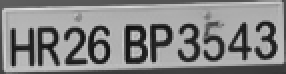
#> input picture images/7.png, 143 x 37 px, given in place of 7.jpg, which was not available (shown 2 times larger)
$ python number_plate.py
#> lines starting #> are read from the running program, lines starting #| are printed output that depends on the picture; after the words box and inside, x2 and y2 are one past the last pixel; in counts of white or black regions, pixels touching at a corner belong together; pictures that were not available may be replaced by others from this repository, and a replacement may not be noted
import numpy as np
import cv2
import imutils
import pytesseract
pytesseract.pytesseract.tesseract_cmd = r"C:\Program Files\Tesseract-OCR\tesseract.exe"

# Read the image file
image = cv2.imread('7.jpg')
#> image is the input picture: shape (37, 143, 3); min 16, max 224, mean 133.2

# Resize the image - change width to 500
image = imutils.resize(image, width=500)
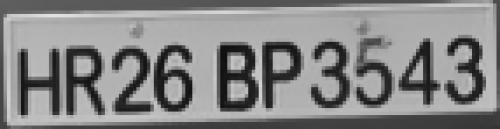
#> image: shape (129, 500, 3); min 16, max 224, mean 133.1

# Display the original image
#cv2.imshow("Original Image", image)
cv2.waitKey(0)

# RGB to Gray scale conversion
gray = cv2.cvtColor(image, cv2.COLOR_BGR2GRAY)
#cv2.imshow("1 - Grayscale Conversion", gray)
cv2.waitKey(0)

# Noise removal with iterative bilateral filter(removes noise while preserving edges)
gray = cv2.bilateralFilter(gray, 11, 17, 17)
#cv2.imshow("2 - Bilateral Filter", gray)
cv2.waitKey(0)

# Find Edges of the grayscale image
edged = cv2.Canny(gray, 170, 200)
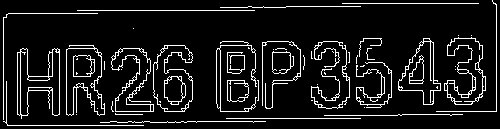
#> edged: shape (129, 500); 9.5% white in thin lines or dots
#cv2.imshow("3 - Canny Edges", edged)
cv2.waitKey(0)

# Find contours based on Edges
cnts, new  = cv2.findContours(edged.copy(), cv2.RETR_LIST, cv2.CHAIN_APPROX_SIMPLE)
#> cnts = 149 contours, 110 with area under 20; largest, box (x1, y1, x2, y2) and area: (153, 45, 193, 112) 1894, (153, 45, 193, 112) 1805, (66, 45, 105, 116) 1753, (66, 48, 105, 116) 1646, (17, 48, 60, 119) 1564; new = 149 rows, first 6: [1, -1, -1, -1], [2, 0, -1, -1], [3, 1, -1, -1], [4, 2, -1, -1], [5, 3, -1, -1], [6, 4, -1, -1]

# Create copy of original image to draw all contours
img1 = image.copy()
cv2.drawContours(img1, cnts, -1, (0,255,0), 3)
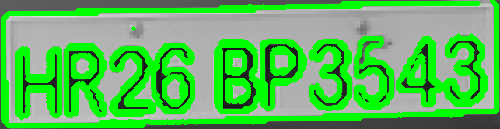
#> img1: shape (129, 500, 3); mean B, G, R 88.1, 188.9, 88.1
#cv2.imshow("4- All Contours", img1)
cv2.waitKey(0)

#sort contours based on their area keeping minimum required area as '30' (anything smaller than this will not be considered)
cnts=sorted(cnts, key = cv2.contourArea, reverse = True)[:30]
#> cnts = 30 contours; largest, box (x1, y1, x2, y2) and area: (153, 45, 193, 112) 1894, (153, 45, 193, 112) 1805, (66, 45, 105, 116) 1753, (66, 48, 105, 116) 1646, (17, 48, 60, 119) 1564
#print(cnts)
NumberPlateCnt = None #we currently have no Number plate contour

# Top 30 Contours
img2 = image.copy()
cv2.drawContours(img2, cnts, -1, (0,255,0), 3)
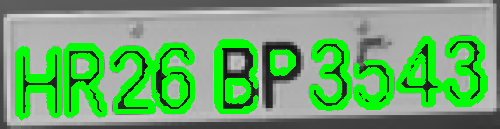
#> img2: shape (129, 500, 3); mean B, G, R 106.5, 170.5, 106.5
#cv2.imshow("5- Top 30 Contours", img2)
cv2.waitKey(0)

# loop over our contours to find the best possible approximate contour of number plate
count = 0
idx =7
for c in cnts:
        peri = cv2.arcLength(c, True)
        approx = cv2.approxPolyDP(c, 0.02 * peri, True)
        #print ("approx = ",approx)
        if len(approx) == 4:  # Select the contour with 4 corners

            NumberPlateCnt = approx #This is our approx Number Plate Contour
            #print(NumberPlateCnt)

            # Crop those contours and store it in Cropped Images folder
            x, y, w, h = cv2.boundingRect(c) #This will find out co-ord for plate
            new_img = gray[y:y + h, x:x + w] #Create new image
            cv2.imwrite('images/' + str(idx) + '.png', new_img) #Store new image
            idx+=1

            break
#> this loop made 30 passes
#> (peri, NumberPlateCnt, x, y, w, h, idx) on pass 30: (52.73, [[28, 89], [29, 87], [52, 88], [49, 91]], 28, 87, 25, 5, 8)
#> peri on passes 1 to 6: 277.8, 313.5, 391.9, 292.7, 366.5, 220.1
#> after the loop, idx = 8


# Drawing the selected contour on the original image
#print(NumberPlateCnt)
cv2.drawContours(image, [NumberPlateCnt], -1, (0,255,0), 3)
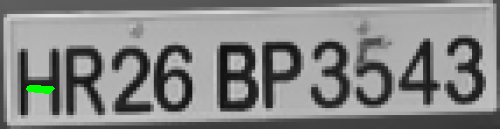
#> image: shape (129, 500, 3); 0.3% of pixels changed, all inside (x1, y1, x2, y2) = (26, 85, 55, 94)

cv2.waitKey(0)

Cropped_img_loc = 'images/7.png'
cv2.imshow("Cropped Image ", cv2.imread(Cropped_img_loc))

# Use tesseract to covert image into string
#> (the run stopped early here; a loop or call above may not have finished)
